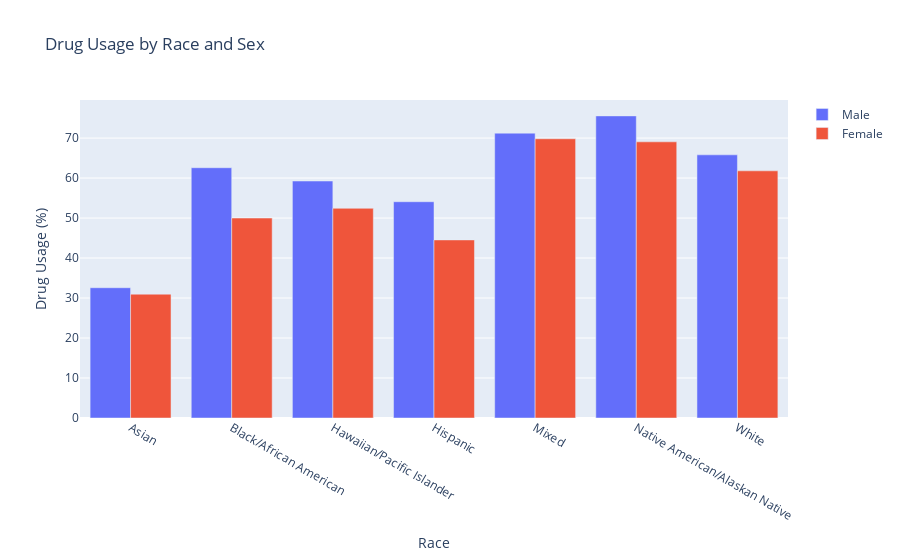

Write notebook code for a chart like this one.
### Markdown cell above
### First visualisation ( Drug usage by race and sex):

### Code cell
import plotly.graph_objects as go

df_grouped = df.groupby(['race_str', 'sex'])['anydrugever'].mean().reset_index()
df_grouped.sort_values('race_str', inplace=True)

races = df_grouped['race_str'].unique()

male_df = df_grouped[df_grouped['sex'] == 1]
female_df = df_grouped[df_grouped['sex'] == 2]

trace1 = go.Bar(x=races, y=male_df['anydrugever'].values * 100, name='Male')
trace2 = go.Bar(x=races, y=female_df['anydrugever'].values * 100, name='Female')

layout = go.Layout(
    title='Drug Usage by Race and Sex',
    xaxis=dict(title='Race'),
    yaxis=dict(title='Drug Usage (%)', dtick=10), 
    barmode='group'
)

fig = go.Figure(data=[trace1, trace2], layout=layout)
fig.show()

### Figure 1 — Plotly figure (JSON) as saved in the notebook; plotly's stock layout.template omitted (floating-point values rounded to 4 significant figures)
{"data": [{"name": "Male", "type": "bar", "x": ["Asian", "Black/African American", "Hawaiian/Pacific Islander", "Hispanic", "Mixed", "Native American/Alaskan Native", "White"], "y": [32.58, 62.59, 59.26, 54.09, 71.23, 75.55, 65.81]}, {"name": "Female", "type": "bar", "x": ["Asian", "Black/African American", "Hawaiian/Pacific Islander", "Hispanic", "Mixed", "Native American/Alaskan Native", "White"], "y": [30.96, 50, 52.44, 44.53, 69.83, 69.06, 61.81]}], "layout": {"barmode": "group", "title": {"text": "Drug Usage by Race and Sex"}, "xaxis": {"title": {"text": "Race"}}, "yaxis": {"dtick": 10, "title": {"text": "Drug Usage (%)"}}}}
